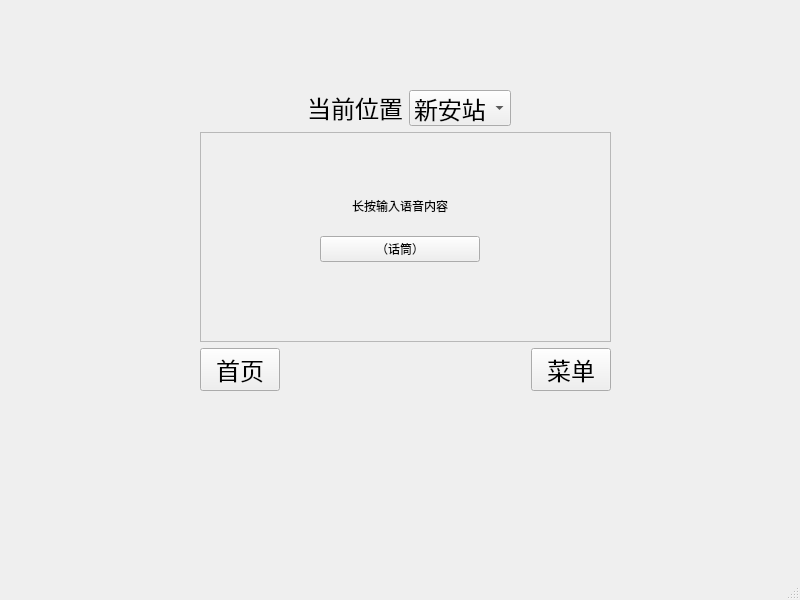
<?xml version="1.0" encoding="UTF-8"?>
<ui version="4.0">
 <class>MainWindow</class>
 <widget class="QMainWindow" name="MainWindow">
  <property name="geometry">
   <rect>
    <x>0</x>
    <y>0</y>
    <width>800</width>
    <height>600</height>
   </rect>
  </property>
  <property name="windowTitle">
   <string>MainWindow</string>
  </property>
  <widget class="QWidget" name="centralwidget">
   <widget class="QWidget" name="gridLayoutWidget">
    <property name="geometry">
     <rect>
      <x>200</x>
      <y>90</y>
      <width>411</width>
      <height>301</height>
     </rect>
    </property>
    <layout class="QGridLayout" name="gridLayout">
     <item row="2" column="0" rowspan="2">
      <layout class="QHBoxLayout" name="horizontalLayout">
       <item>
        <widget class="QPushButton" name="homepageButton">
         <property name="sizePolicy">
          <sizepolicy hsizetype="Fixed" vsizetype="Fixed">
           <horstretch>0</horstretch>
           <verstretch>0</verstretch>
          </sizepolicy>
         </property>
         <property name="font">
          <font>
           <pointsize>18</pointsize>
           <kerning>true</kerning>
          </font>
         </property>
         <property name="text">
          <string>首页</string>
         </property>
        </widget>
       </item>
       <item>
        <spacer name="horizontalSpacer">
         <property name="orientation">
          <enum>Qt::Horizontal</enum>
         </property>
         <property name="sizeType">
          <enum>QSizePolicy::Expanding</enum>
         </property>
         <property name="sizeHint" stdset="0">
          <size>
           <width>60</width>
           <height>20</height>
          </size>
         </property>
        </spacer>
       </item>
       <item>
        <widget class="QPushButton" name="MenuButton">
         <property name="sizePolicy">
          <sizepolicy hsizetype="Fixed" vsizetype="Fixed">
           <horstretch>0</horstretch>
           <verstretch>0</verstretch>
          </sizepolicy>
         </property>
         <property name="font">
          <font>
           <pointsize>18</pointsize>
           <kerning>true</kerning>
          </font>
         </property>
         <property name="text">
          <string>菜单</string>
         </property>
        </widget>
       </item>
      </layout>
     </item>
     <item row="0" column="0">
      <layout class="QHBoxLayout" name="horizontalLayout_2">
       <property name="bottomMargin">
        <number>0</number>
       </property>
       <item alignment="Qt::AlignRight|Qt::AlignVCenter">
        <widget class="QLabel" name="label">
         <property name="enabled">
          <bool>true</bool>
         </property>
         <property name="font">
          <font>
           <pointsize>18</pointsize>
           <kerning>true</kerning>
          </font>
         </property>
         <property name="text">
          <string>当前位置</string>
         </property>
         <property name="alignment">
          <set>Qt::AlignCenter</set>
         </property>
         <property name="buddy">
          <cstring>comboBox</cstring>
         </property>
        </widget>
       </item>
       <item alignment="Qt::AlignLeft|Qt::AlignVCenter">
        <widget class="QComboBox" name="comboBox">
         <property name="sizePolicy">
          <sizepolicy hsizetype="Expanding" vsizetype="Expanding">
           <horstretch>0</horstretch>
           <verstretch>0</verstretch>
          </sizepolicy>
         </property>
         <property name="minimumSize">
          <size>
           <width>0</width>
           <height>32</height>
          </size>
         </property>
         <property name="font">
          <font>
           <pointsize>18</pointsize>
           <bold>false</bold>
           <kerning>true</kerning>
          </font>
         </property>
         <property name="mouseTracking">
          <bool>false</bool>
         </property>
         <property name="toolTipDuration">
          <number>-1</number>
         </property>
         <property name="currentIndex">
          <number>0</number>
         </property>
         <property name="maxVisibleItems">
          <number>10</number>
         </property>
         <property name="iconSize">
          <size>
           <width>19</width>
           <height>19</height>
          </size>
         </property>
         <item>
          <property name="text">
           <string>新安站</string>
          </property>
         </item>
        </widget>
       </item>
      </layout>
     </item>
     <item row="1" column="0">
      <widget class="QFrame" name="frame">
       <property name="sizePolicy">
        <sizepolicy hsizetype="Expanding" vsizetype="Expanding">
         <horstretch>0</horstretch>
         <verstretch>0</verstretch>
        </sizepolicy>
       </property>
       <property name="frameShape">
        <enum>QFrame::StyledPanel</enum>
       </property>
       <property name="frameShadow">
        <enum>QFrame::Raised</enum>
       </property>
       <widget class="QWidget" name="verticalLayoutWidget">
        <property name="geometry">
         <rect>
          <x>120</x>
          <y>50</y>
          <width>160</width>
          <height>80</height>
         </rect>
        </property>
        <layout class="QVBoxLayout" name="verticalLayout">
         <item>
          <widget class="QLabel" name="label_2">
           <property name="frameShadow">
            <enum>QFrame::Plain</enum>
           </property>
           <property name="text">
            <string>长按输入语音内容</string>
           </property>
           <property name="alignment">
            <set>Qt::AlignCenter</set>
           </property>
          </widget>
         </item>
         <item>
          <widget class="QPushButton" name="voiceinputButton">
           <property name="text">
            <string>（话筒）</string>
           </property>
          </widget>
         </item>
        </layout>
       </widget>
      </widget>
     </item>
    </layout>
   </widget>
  </widget>
  <widget class="QMenuBar" name="menubar">
   <property name="geometry">
    <rect>
     <x>0</x>
     <y>0</y>
     <width>800</width>
     <height>37</height>
    </rect>
   </property>
  </widget>
  <widget class="QStatusBar" name="statusbar"/>
 </widget>
 <resources/>
 <connections/>
</ui>
